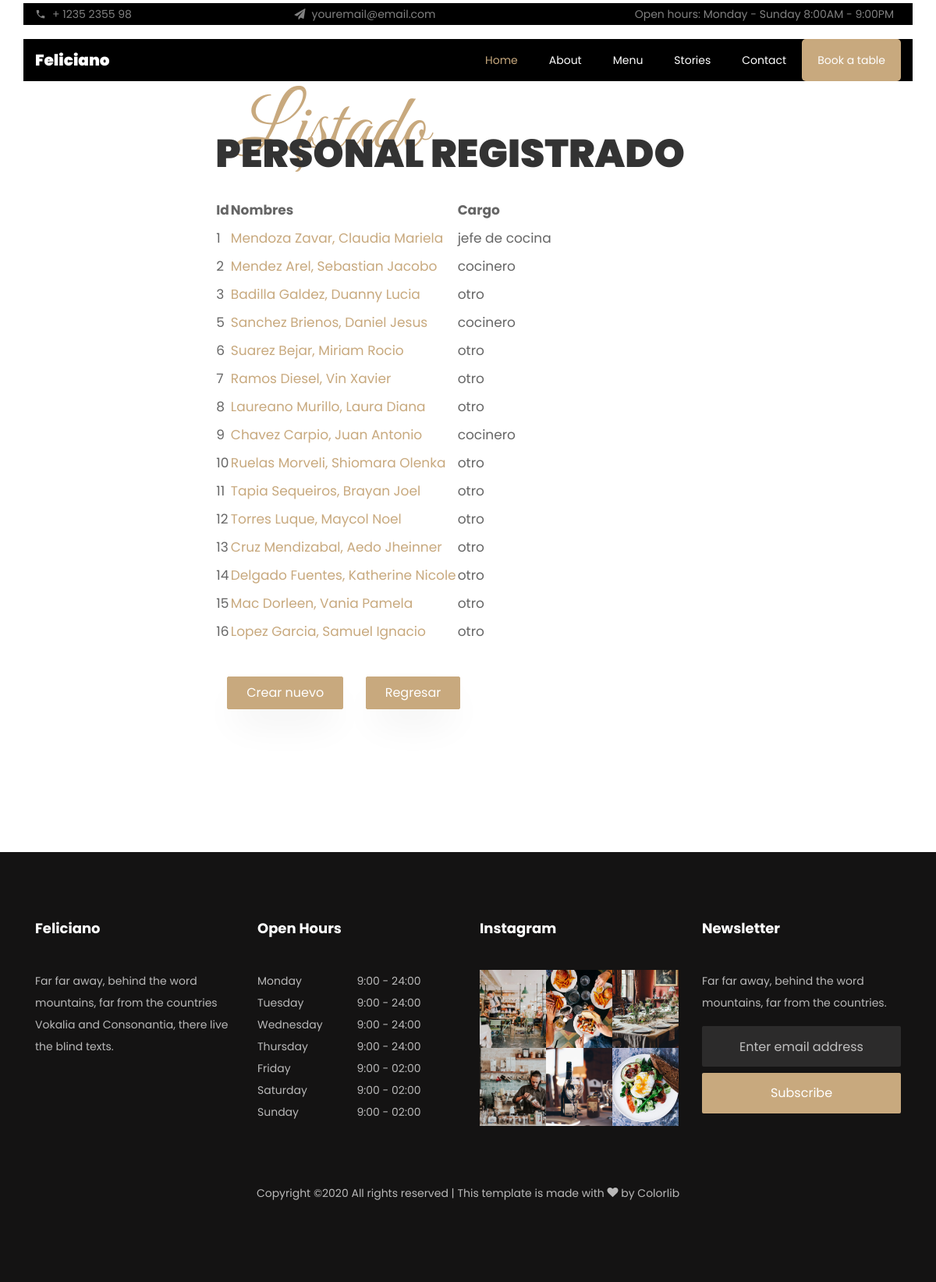
The app's page /persona/personal/, older data.
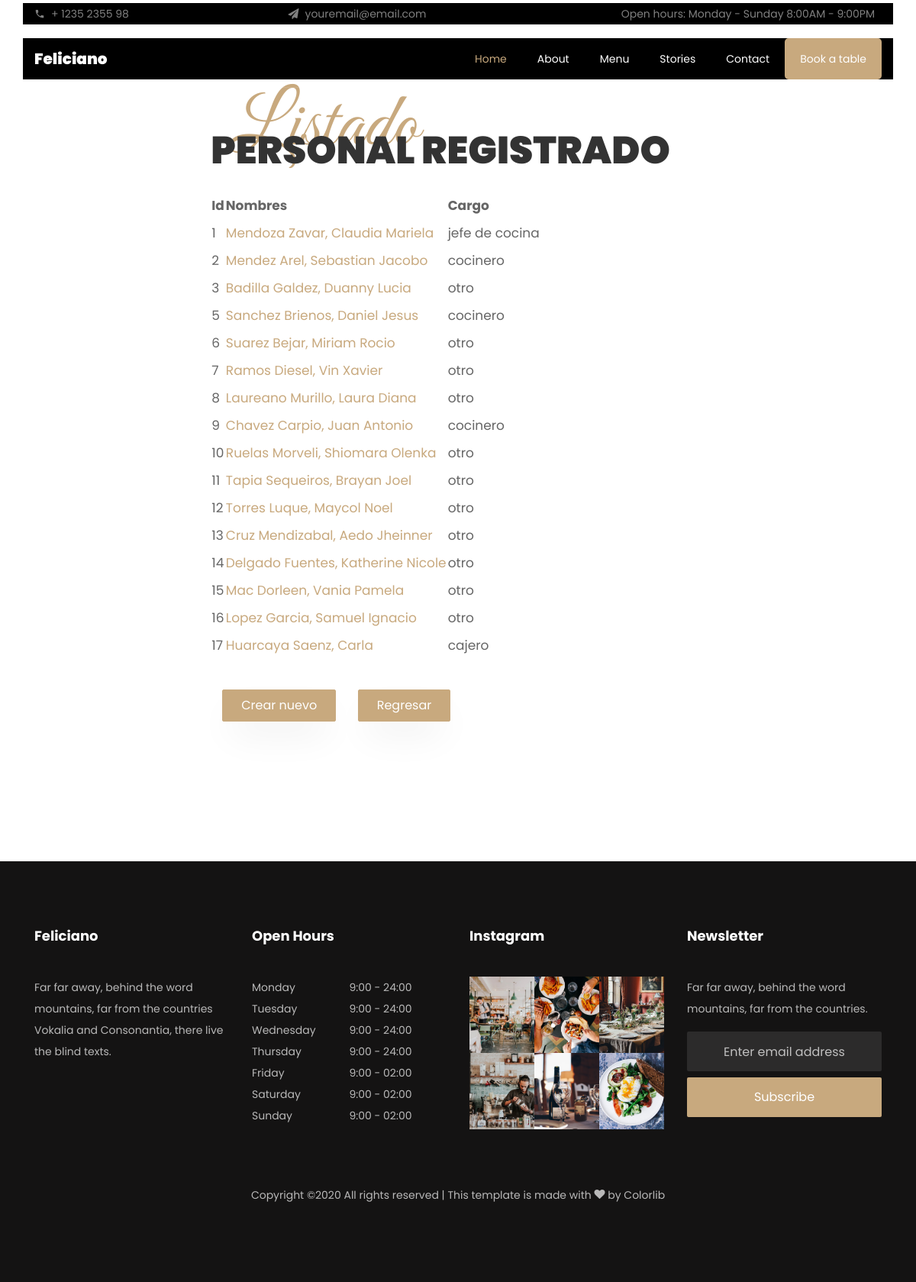
The same page, newer data.
### persona/models.py (models this page shows)
class Personal(models.Model):
	nombre = models.CharField(max_length=100)
	apellido = models.CharField(max_length=100)
	cargo = models.CharField(max_length=100, choices=puesto, default='otro')
	id_trabajo = models.CharField(max_length=100)
	dni = models.IntegerField()
	edad = models.IntegerField()
	sexo = models.CharField(max_length=100, choices=genero, default='otro')
	telefono = models.IntegerField()
	direc = models.CharField(max_length=100)
	correo = models.CharField(max_length=50)
	cap_esp = models.BooleanField(default=False)
	imagen = models.ImageField(upload_to='persona',default='persona/sin_imagen.jpg')
	def get_absolute_url(self):
		return reverse('persona:personal-detail', kwargs = {'pk': self.id})

### persona/views.py (the view)
# urls.py: path('personal/', PersonalListView.as_view(), name='personal-list'),
class PersonalListView(ListView):
	model = Personal

### persona/templates/persona/personal_list.html (shortened to what the changed rows need)
{% load static %}
<!DOCTYPE html>
<html lang="en">
  <head>
    <link rel="stylesheet" href="{% static 'css/open-iconic-bootstrap.min.css' %}">
    <link rel="stylesheet" href="{% static 'css/animate.css' %}">
    <link rel="stylesheet" href="{% static 'css/owl.carousel.min.css' %}">
    <link rel="stylesheet" href="{% static 'css/owl.theme.default.min.css' %}">
    <link rel="stylesheet" href="{% static 'css/magnific-popup.css' %}">
    <link rel="stylesheet" href="{% static 'css/aos.css' %}">
    <link rel="stylesheet" href="{% static 'css/ionicons.min.css' %}">
    <link rel="stylesheet" href="{% static 'css/bootstrap-datepicker.css' %}">
    <link rel="stylesheet" href="{% static 'css/jquery.timepicker.css' %}">
    <link rel="stylesheet" href="{% static 'css/flaticon.css' %}">
    <link rel="stylesheet" href="{% static 'css/icomoon.css' %}">
    <link rel="stylesheet" href="{% static 'css/style.css' %}">
  </head>
  <body>
	<section class="ftco-section contact-section">
		<div class="container">
			<div class=" justify-content-center d-flex no-gutters">
		        <div class="col-md-7 order-md-last ftco-animate makereservation ">
			       	<div class="py-md-5">
				       	<div class="heading-section ftco-animate mb-4">
				            <h2 class="mb-8">PERSONAL REGISTRADO</h2>
				        </div>
						<div class="form-group">
							<table>
								<tr>
									<th>Id</th>
									<th>Nombres</th>
									<th>Cargo</th>
								</tr>
								{% block body %}
								{% for instance in object_list %}
									<tr>
										<td>{{ instance.id }}</td>
										<td><a href='{{ instance.get_absolute_url }}'>{{instance.apellido}}, {{ instance.nombre }}</a></td>
										<td><span>{{instance.cargo}}</span></td>
									</tr>
								{% endfor %}
							</table>
				        </div>
				        {% endblock%}
				    </div>
			    </div>
			</div>
		</div>
	</section>
	<footer class="ftco-footer ftco-bg-dark ftco-section">
        <div class="container">
        	<div class="row mb-5">
	          	<div class="col-md-6 col-lg-3">
	            	<div class="ftco-footer-widget mb-4">
	              		<h2 class="ftco-heading-2">Feliciano</h2>
	            	</div>
	          	</div>
	            <div class="col-md-6 col-lg-3">
	            	<div class="ftco-footer-widget mb-4">
	              		<h2 class="ftco-heading-2">Open Hours</h2>
	            	</div>
	            </div>
		        <div class="col-md-6 col-lg-3">
		            <div class="ftco-footer-widget mb-4">
		        	    <h2 class="ftco-heading-2">Instagram</h2>
		            </div>
		        </div>
		        <div class="col-md-6 col-lg-3">
		            <div class="ftco-footer-widget mb-4">
		            	<h2 class="ftco-heading-2">Newsletter</h2>
		            </div>
		        </div>
        	</div>
      	</div>
    </footer>
    </body>
</html>

Row changes from the older to the newer data that the page shows:
added Personal: id "17", apellido "Huarcaya Saenz", nombre "Carla", cargo "cajero"
